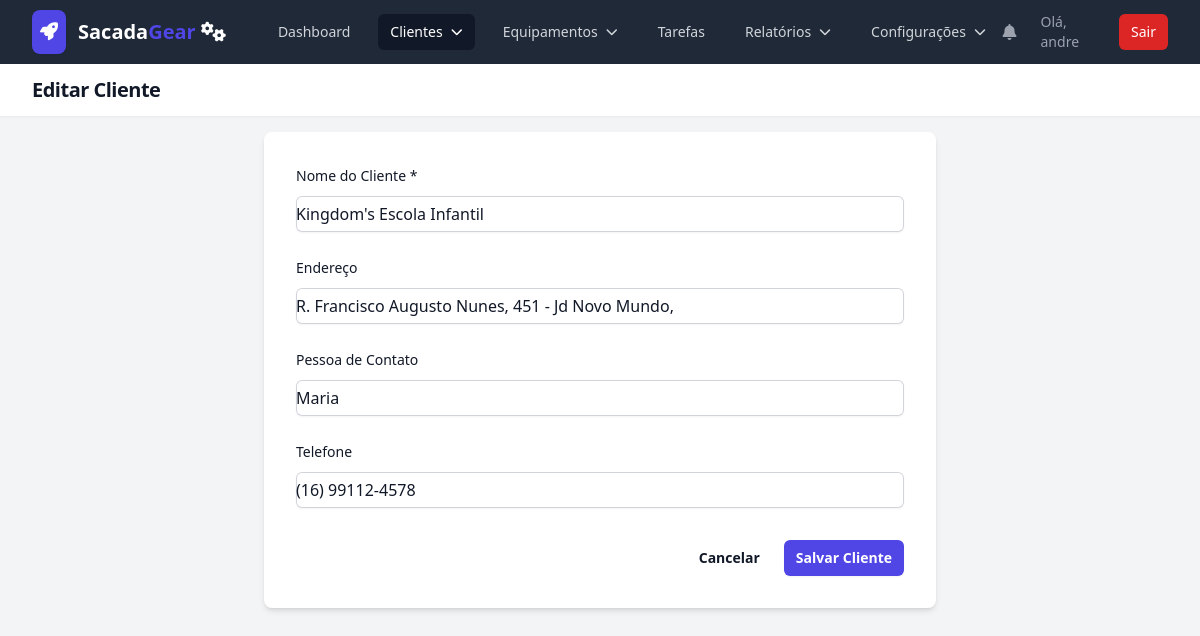
The app's page /client/edit/2 (signed in) with its own data.
### models.py (models this page shows, shortened)
class User(UserMixin, db.Model):
    id = db.Column(db.Integer, primary_key=True)
    username = db.Column(db.String(80), unique=True, nullable=False)
    password_hash = db.Column(db.String(200), nullable=False)
    role = db.Column(db.String(20), nullable=False, default='technician')
    is_active = db.Column(db.Boolean, default=False, nullable=False)
    equipments = db.relationship('Equipment', backref='operator', lazy=True)
    maintenance_records = db.relationship('MaintenanceHistory', backref='technician', lazy=True)
    created_tasks = db.relationship('Task', back_populates='creator', foreign_keys='Task.creator_id')

class Client(db.Model):
    id = db.Column(db.Integer, primary_key=True)
    name = db.Column(db.String(150), nullable=False, unique=True)
    address = db.Column(db.String(250), nullable=True)
    contact_person = db.Column(db.String(100), nullable=True)
    phone = db.Column(db.String(20), nullable=True)
    equipments = db.relationship('Equipment', backref='client', lazy=True)
    is_archived = db.Column(db.Boolean, default=False, nullable=False)

### app.py (the view, shortened to what this page needs)
    @app.route('/client/edit/<int:client_id>', methods=['GET', 'POST'])
    @login_required
    @admin_required
    def edit_client(client_id):
        client = db.session.get(Client, client_id)
        if not client:
            abort(404)
        return render_template('client_form.html', title="Editar Cliente", client=client)

### templates/client_form.html (shortened to what this page needs)
{% extends "base.html" %}
{% block header %}{{ title }}{% endblock %}
{% block content %}
<div class="bg-white p-8 rounded-lg shadow-md max-w-2xl mx-auto">
    <form method="POST" novalidate>
        <div class="space-y-6">
            <div>
                <label for="name" class="block text-sm font-medium leading-6 text-gray-900">Nome do Cliente *</label>
                <div class="mt-2">
                    <input type="text" name="name" id="name" value="{{ client.name if client else request.form.name or '' }}" required maxlength="150" class="block w-full rounded-md border-0 py-1.5 text-gray-900 shadow-sm ring-1 ring-inset ring-gray-300 placeholder:text-gray-400 focus:ring-2 focus:ring-inset focus:ring-indigo-600" placeholder="Ex: Matriz Principal">
                </div>
            </div>
            <div>
                <label for="address" class="block text-sm font-medium leading-6 text-gray-900">Endereço</label>
                <div class="mt-2">
                    <input type="text" name="address" id="address" value="{{ client.address if client else request.form.address or '' }}" maxlength="250" class="block w-full rounded-md border-0 py-1.5 text-gray-900 shadow-sm ring-1 ring-inset ring-gray-300 placeholder:text-gray-400" placeholder="Ex: Av. Brasil, 123 - Centro">
                </div>
            </div>
            <div>
                <label for="contact_person" class="block text-sm font-medium leading-6 text-gray-900">Pessoa de Contato</label>
                <div class="mt-2">
                    <input type="text" name="contact_person" id="contact_person" value="{{ client.contact_person if client else request.form.contact_person or '' }}" maxlength="100" class="block w-full rounded-md border-0 py-1.5 text-gray-900 shadow-sm ring-1 ring-inset ring-gray-300 placeholder:text-gray-400" placeholder="Ex: João da Silva">
                </div>
            </div>
            <div>
                <label for="phone" class="block text-sm font-medium leading-6 text-gray-900">Telefone</label>
                <div class="mt-2">
                    <input type="tel" name="phone" id="phone" value="{{ client.phone if client else request.form.phone or '' }}"
                           class="block w-full rounded-md border-0 py-1.5 text-gray-900 shadow-sm ring-1 ring-inset ring-gray-300 placeholder:text-gray-400 focus:ring-2 focus:ring-inset focus:ring-indigo-600"
                           placeholder="(XX) XXXXX-XXXX"
                           pattern="\([0-9]{2}\) [0-9]{4,5}-[0-9]{4}"
                           minlength="14" maxlength="15"
                           title="O telefone deve estar no formato (XX) XXXXX-XXXX">
                </div>
            </div>
        </div>
        <div class="mt-8 flex items-center justify-end gap-x-6">
            <a href="{{ url_for('client_list') }}" class="text-sm font-semibold leading-6 text-gray-900">Cancelar</a>
            <button type="submit" class="rounded-md bg-indigo-600 px-3 py-2 text-sm font-semibold text-white shadow-sm hover:bg-indigo-500">Salvar Cliente</button>
        </div>
    </form>
</div>
{% endblock %}

### templates/base.html (shortened to what this page needs)
<!DOCTYPE html>
<html lang="pt-br" class="h-full bg-gray-100">
<head>
    <script src="https://cdn.tailwindcss.com"></script>
    <link rel="stylesheet" href="https://rsms.me/inter/inter.css">
    <link rel="stylesheet" href="https://cdnjs.cloudflare.com/ajax/libs/font-awesome/6.5.2/css/all.min.css">
</head>
<body class="h-full">
    <div class="min-h-full">
        <nav class="bg-gray-800" x-data="{ mobileMenuOpen: false }">
            <div class="mx-auto max-w-7xl px-4 sm:px-6 lg:px-8">
                <div class="flex h-16 items-center justify-between">
                    <div class="flex items-center">
                        <div class="flex-shrink-0">
                           <a href="{{ url_for('dashboard') if current_user.is_authenticated else url_for('login') }}" class="flex items-center space-x-3 rtl:space-x-reverse">
                               <div class="bg-primary-600 text-white p-2 rounded-lg shadow-sm"><i class="fas fa-rocket text-lg"></i></div>
                               <span class="text-xl font-bold text-white">Sacada<span class="text-primary-600">Gear</span> <i class="fa-solid fa-gears"></i></span>
                           </a>
                        </div>
                        <div class="hidden md:block">
                            <div class="ml-10 flex items-baseline space-x-4">
                                {% if current_user.is_authenticated %}
                                    <a href="{{ url_for('dashboard') }}" class="{% if request.endpoint == 'dashboard' %}bg-gray-900 text-white{% else %}text-gray-300 hover:bg-gray-700 hover:text-white{% endif %} rounded-md px-3 py-2 text-sm font-medium">Dashboard</a>
                                    {% if current_user.role == 'admin' %}
                                    <div x-data="{ open: false }" class="relative">
                                        <button @click="open = !open" @click.away="open = false" class="{% if request.endpoint in ['client_list', 'new_client', 'edit_client', 'archived_clients'] %}bg-gray-900 text-white{% else %}text-gray-300 hover:bg-gray-700 hover:text-white{% endif %} rounded-md px-3 py-2 text-sm font-medium flex items-center">
                                            <span>Clientes</span><i class="fas fa-chevron-down ml-2 text-xs"></i>
                                        </button>
                                    </div>
                                    <div x-data="{ open: false }" class="relative">
                                        <button @click="open = !open" @click.away="open = false" class="{% if request.endpoint in ['equipment_list', 'new_equipment', 'edit_equipment', 'archived_list'] %}bg-gray-900 text-white{% else %}text-gray-300 hover:bg-gray-700 hover:text-white{% endif %} rounded-md px-3 py-2 text-sm font-medium flex items-center">
                                            <span>Equipamentos</span><i class="fas fa-chevron-down ml-2 text-xs"></i>
                                        </button>
                                    </div>
                                    <a href="{{ url_for('technician_tasks') }}" class="{% if request.endpoint == 'technician_tasks' %}bg-gray-900 text-white{% else %}text-gray-300 hover:bg-gray-700 hover:text-white{% endif %} rounded-md px-3 py-2 text-sm font-medium">Tarefas</a>
                                    <div x-data="{ open: false }" class="relative">
                                        <button @click="open = !open" @click.away="open = false" class="{% if request.endpoint in ['financial_report', 'full_history'] %}bg-gray-900 text-white{% else %}text-gray-300 hover:bg-gray-700 hover:text-white{% endif %} rounded-md px-3 py-2 text-sm font-medium flex items-center">
                                            <span>Relatórios</span><i class="fas fa-chevron-down ml-2 text-xs"></i>
                                        </button>
                                    </div>
                                    <div x-data="{ open: false }" class="relative">
                                        <button @click="open = !open" @click.away="open = false" class="{% if request.endpoint in ['manage_settings', 'user_list'] %}bg-gray-900 text-white{% else %}text-gray-300 hover:bg-gray-700 hover:text-white{% endif %} rounded-md px-3 py-2 text-sm font-medium flex items-center">
                                            <span>Configurações</span><i class="fas fa-chevron-down ml-2 text-xs"></i>
                                        </button>
                                    </div>
                                    {% endif %}
                                {% endif %}
                            </div>
                        </div>
                    </div>
                    <div class="hidden md:block">
                        <div class="ml-4 flex items-center md:ml-6">
                            {% if current_user.is_authenticated %}
                            <div x-data="{ open: false }" class="relative">
                                <button @click="open = !open" class="relative rounded-full bg-gray-800 p-2 text-gray-400 hover:text-white focus:outline-none focus:ring-2 focus:ring-white focus:ring-offset-2 focus:ring-offset-gray-800">
                                    <i class="fas fa-bell"></i>
                                </button>
                            </div>
                            <span class="text-gray-400 text-sm ml-4 mr-4">Olá, {{ current_user.username }}</span>
                            <a href="{{ url_for('logout') }}" class="rounded-md bg-red-600 px-3 py-2 text-sm font-medium text-white hover:bg-red-700">Sair</a>
                            {% else %}
                            <a href="{{ url_for('login') }}" class="text-gray-300 hover:bg-gray-700 hover:text-white rounded-md px-3 py-2 text-sm font-medium">Login</a>
                            <a href="{{ url_for('register') }}" class="ml-4 rounded-md bg-indigo-600 px-3 py-2 text-sm font-medium text-white hover:bg-indigo-700">Cadastrar</a>
                            {% endif %}
                        </div>
                    </div>
                </div>
            </div>
        </nav>
        <header class="bg-white shadow-sm">
            <div class="mx-auto max-w-7xl px-4 py-3 sm:px-6 lg:px-8">
                <h1 class="text-lg sm:text-xl font-bold tracking-tight text-gray-900">{% block header %}{% endblock %}</h1>
            </div>
        </header>
        <main>
            <div class="mx-auto max-w-7xl py-4 px-4 sm:px-6 lg:px-8">
                {% block content %}{% endblock %}
            </div>
        </main>
    </div>
</body>
</html>

### templates/base.html (style rules this page uses)
:root { --cor-primaria: #4f46e5; }
.text-primary-600 { color: var(--cor-primaria); }
.bg-primary-600 { background-color: var(--cor-primaria); }

### records on screen
User: username "andre"
Client: name "Kingdom's Escola Infantil", address "R. Francisco Augusto Nunes, 451 - Jd Novo Mundo,", contact_person "Maria", phone "(16) 99112-4578"

### other values on screen
{{ title }} "Editar Cliente"
